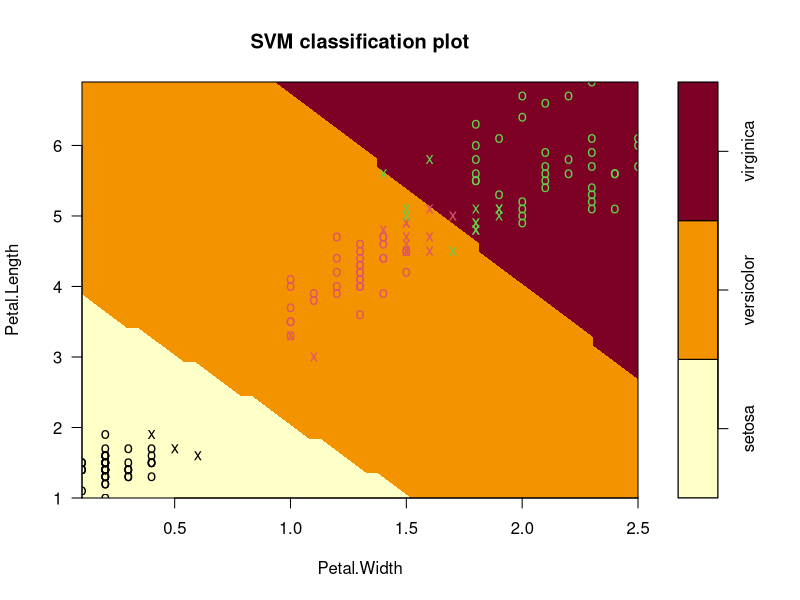
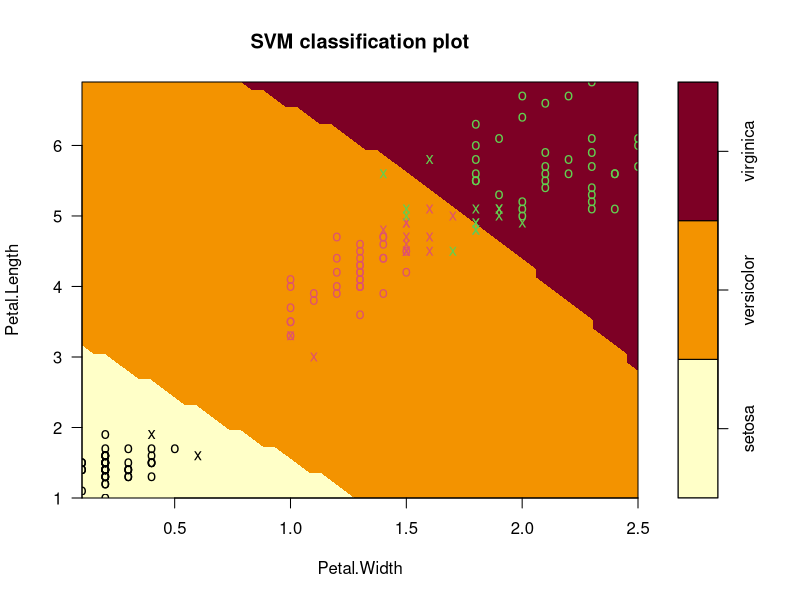
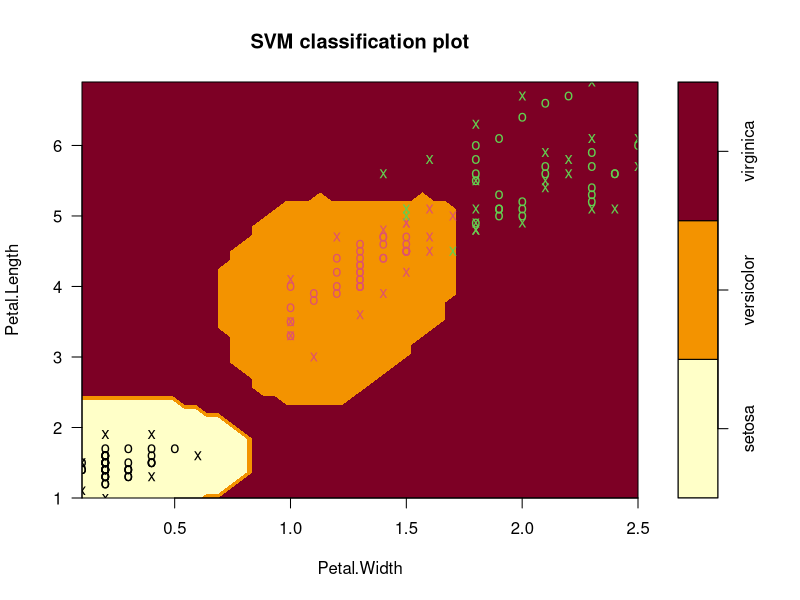

Generate these figures, in order, with R:
# IAP 2014
# 15.S60 Software Tools for Operations Research
# Lecture 1: Introduction to R

# Script file 1-5.R
# In this script file, we cover SVMs

#############################
## SUPPORT VECTOR MACHINES ##
#############################

# Install and load new package
install.packages("e1071")
library(e1071)

# Build SVM model for iris data set (since SVM is 
# easier to visualize with smaller datasets with 
# continuous attributes)

# First, we want to subset the dataset to only 
# keep two attributes (so we can easily visualize 
# the model)

IrisDataSVM = subset(iris, select = Petal.Length:Species)

# SVM model - linear kernel
IrisSVM = svm(Species ~ Petal.Length + Petal.Width, data = IrisDataSVM, kernel = "linear")

# Plot the model
plot(IrisSVM, data = IrisDataSVM)

# Color of the data points indicates 
# the true class; background color indicates 
# prediction; X indicates a support vector

# SVM model - polynomial kernel
IrisSVM = svm(Species ~ Petal.Length + Petal.Width, data = IrisDataSVM, kernel = "polynomial", degree = 3)
plot(IrisSVM, data = IrisDataSVM)

# degree = degree of polynomial used. Different 
# values will often give very different results.

#SVM model - radial basis kernel
IrisSVM = svm(Species ~ Petal.Length + Petal.Width, data = IrisDataSVM, kernel = "radial", gamma = 10)
plot(IrisSVM, data=IrisDataSVM)

# gamma controls how well the model will 
# fit the data. Larger gamma will fit the data 
# more exactly. Try gamma = 100 and gamma = 0.1










